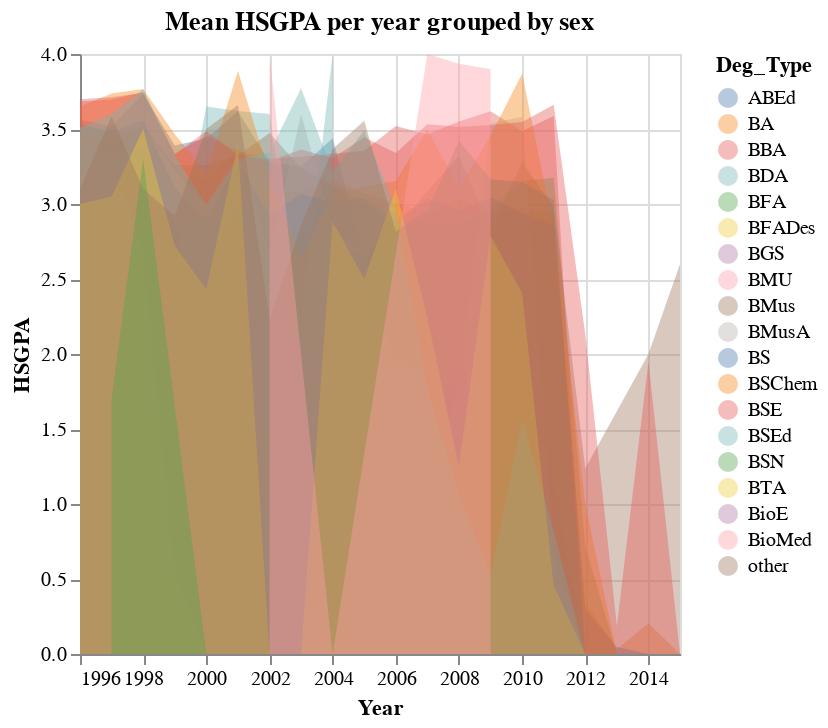
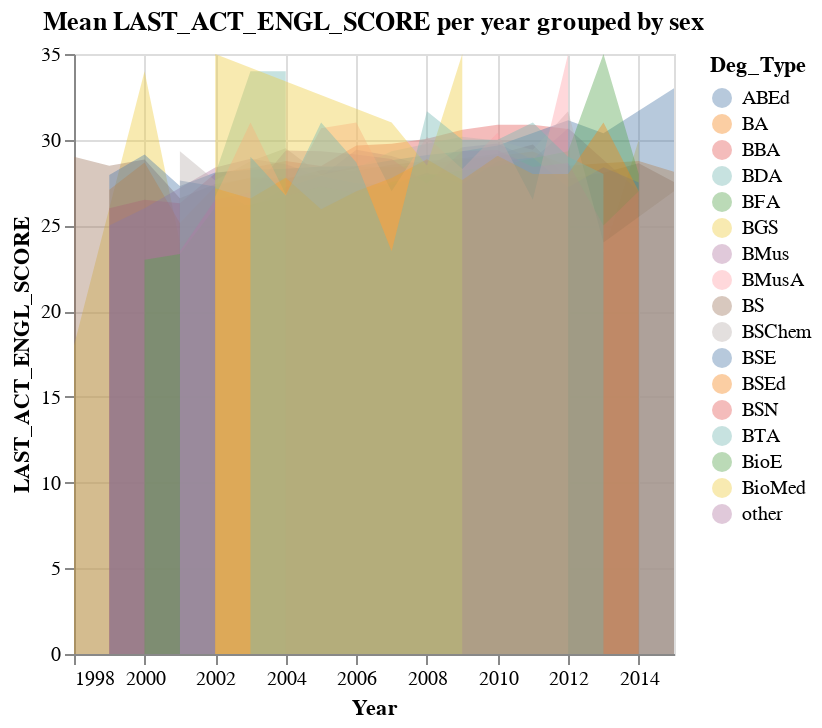
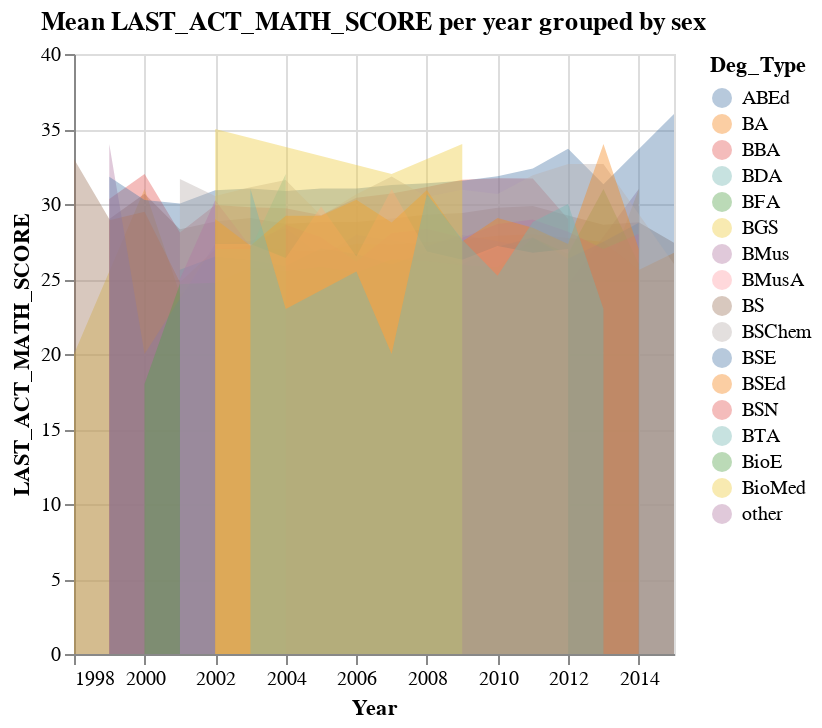

The code cell stored with these charts, in order, in its notebook:
### Code cell
getFigs('ADMIT_TERM_TERM_YEAR', 'Deg_Type', columnlst, merge_df)

### Figure 1 — Vega-Lite specification as saved in the notebook (floating-point values rounded to 4 significant figures; data arrays with more than 128 entries replaced by an {"elided": "..."} marker saying what was removed)
{"config": {"view": {"continuousWidth": 300, "continuousHeight": 300}}, "data": {"name": "data-2b90b9578e6512e968f5aea002ea1b1d"}, "mark": {"type": "area", "opacity": 0.4}, "encoding": {"color": {"field": "Deg_Type", "type": "nominal"}, "x": {"field": "ADMIT_TERM_TERM_YEAR", "title": "Year", "type": "temporal"}, "y": {"field": "HSGPA", "stack": false, "type": "quantitative"}}, "title": "Mean HSGPA per year grouped by sex", "$schema": "https://vega.github.io/schema/vega-lite/v5.16.3.json", "datasets": {"data-2b90b9578e6512e968f5aea002ea1b1d": {"elided": "280 records"}}}

### Figure 2 — Vega-Lite specification as saved in the notebook (floating-point values rounded to 4 significant figures; data arrays with more than 128 entries replaced by an {"elided": "..."} marker saying what was removed)
{"config": {"view": {"continuousWidth": 300, "continuousHeight": 300}}, "data": {"name": "data-72a7604af21d851099158c9a8c6677f2"}, "mark": {"type": "area", "opacity": 0.4}, "encoding": {"color": {"field": "Deg_Type", "type": "nominal"}, "x": {"field": "ADMIT_TERM_TERM_YEAR", "title": "Year", "type": "temporal"}, "y": {"field": "LAST_ACT_ENGL_SCORE", "stack": false, "type": "quantitative"}}, "title": "Mean LAST_ACT_ENGL_SCORE per year grouped by sex", "$schema": "https://vega.github.io/schema/vega-lite/v5.16.3.json", "datasets": {"data-72a7604af21d851099158c9a8c6677f2": {"elided": "196 records"}}}

### Figure 3 — Vega-Lite specification as saved in the notebook (floating-point values rounded to 4 significant figures; data arrays with more than 128 entries replaced by an {"elided": "..."} marker saying what was removed)
{"config": {"view": {"continuousWidth": 300, "continuousHeight": 300}}, "data": {"name": "data-ea4e52d4224aa728d8da3fb7d3adc032"}, "mark": {"type": "area", "opacity": 0.4}, "encoding": {"color": {"field": "Deg_Type", "type": "nominal"}, "x": {"field": "ADMIT_TERM_TERM_YEAR", "title": "Year", "type": "temporal"}, "y": {"field": "LAST_ACT_MATH_SCORE", "stack": false, "type": "quantitative"}}, "title": "Mean LAST_ACT_MATH_SCORE per year grouped by sex", "$schema": "https://vega.github.io/schema/vega-lite/v5.16.3.json", "datasets": {"data-ea4e52d4224aa728d8da3fb7d3adc032": {"elided": "196 records"}}}
